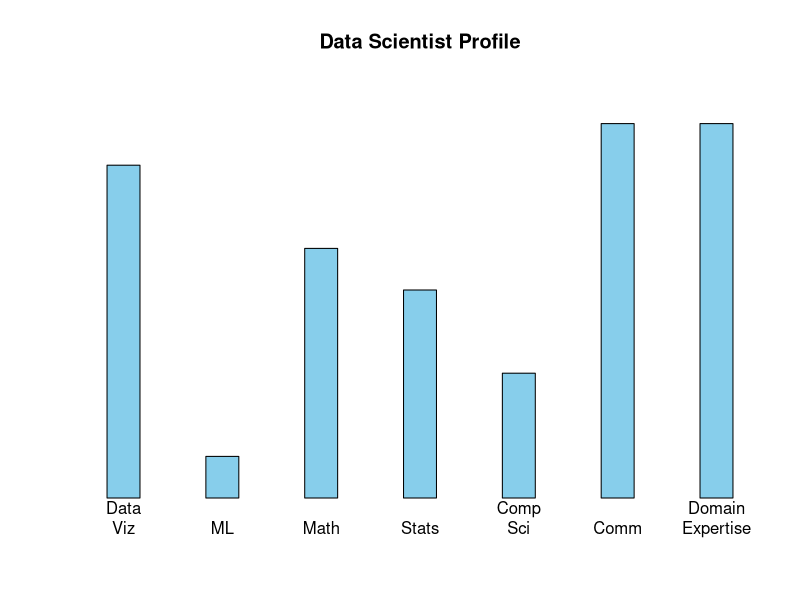
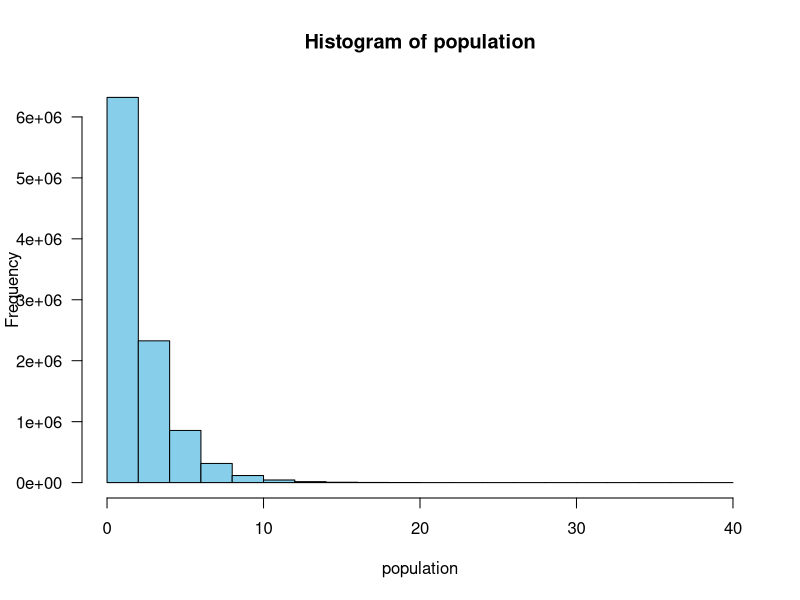

Recreate these plots in R, in order. (Note: a time limit stopped this script after it produced the figures.)
## ---- chunk 1
knitr::opts_chunk$set(echo = TRUE)
## ---- chunk 2
cat <- c("Data\nViz","ML","Math","Stats","Comp\nSci","Comm","Domain\nExpertise")

ratings <- c(80, 10, 60, 50, 30, 90, 90)
par(las=1)
barplot(ratings, names.arg= cat,
        main = "Data Scientist Profile",
        col = "skyblue",
        ylim=c(0,100),
        yaxt="n",
        space=2)
## ---- chunk 3
population = rchisq(10000000,2)
## ---- chunk 4
hist(population, col = "skyblue")
## ---- chunk 5
mean(population)
sd(population)
## ---- chunk 6
simulations = 10000 #number of iterations
sample_size = 50    #sample size of each iteration

xBarVec = c() #global vector to hold sample means

#loop to instantiate xBarVec means for simulation
for (i in 1:simulations) {
  sample1 = sample(population, sample_size)
  xbar = mean(sample1)
  xBarVec = c(xBarVec, xbar)
}

#histogram of distribution of sample means
hist(xBarVec, col = "blue", 
     main = "Distribution of Sample Means",
     xlab = "x-Bar")

#display standard error of distribution of sample means
sd(xBarVec)
## ---- chunk 7
#?t.test #learn more about t-test function usage

ages = c(25,19,37,29,40,28,31) #vector containing ages of patrons

t.test(ages,mu=21, conf.level=0.95) #t.test of ages vector with Ho -> mu=21 at alpha=0.05
